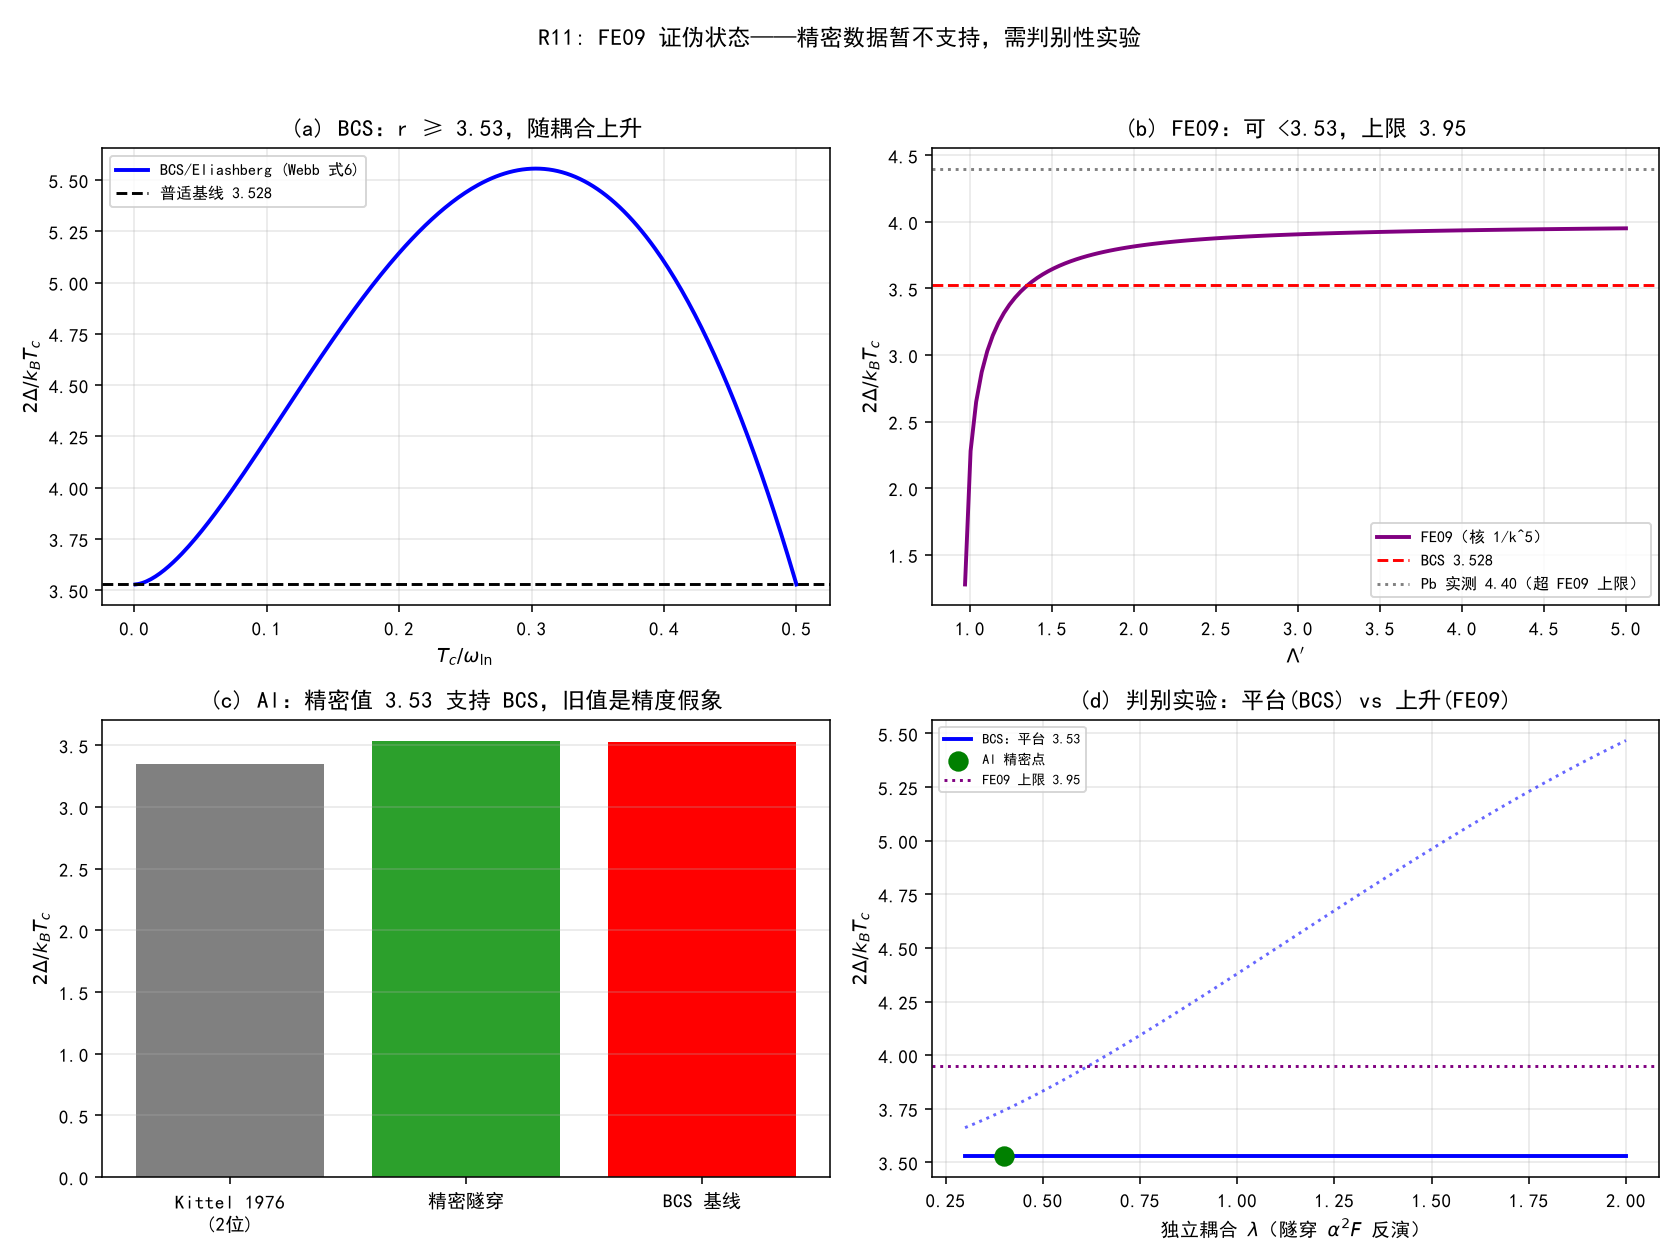

Source code (Python):
# -*- coding: utf-8 -*-
"""
R11: FE09 证伪状态——精确 Al 数据 3.53 vs BCS 下界 vs FE09 非普适曲线。
只检验下界结构与数据一致性，不拟合。仅用 numpy + scipy + matplotlib。
运行：python "10 探索/超导第一性研究/04_计算验证/FE09_证伪状态.py"
"""
import csv
import math
import os

import numpy as np
import matplotlib
matplotlib.use("Agg")
import matplotlib.pyplot as plt
from scipy.optimize import brentq

plt.rcParams["font.sans-serif"] = ["SimHei", "Microsoft YaHei"]
plt.rcParams["axes.unicode_minus"] = False

HERE = os.path.dirname(os.path.abspath(__file__))
KMAX = 200000
k = np.arange(1, KMAX + 1, dtype=float)
E = k**2
W5 = 1 / k**5
Z5 = float(np.sum(W5))
BCS_BASE = 2 * math.pi / math.exp(0.5772156649)  # 3.5278
AL_PRECISE = 3.53  # 精密隧穿（文献卡 R11）


def S5(D, T):
    x = np.sqrt(E**2 + D**2)
    return float(np.sum(W5 * E / x * np.tanh(x / (2 * T)))) if T > 0 else float(np.sum(W5 * E / x))


def bcs_ratio(t):
    return BCS_BASE * (1 + 12.5 * t**2 * np.log(1 / (2 * t)))


def assertions():
    out = {}
    # BCS 修正非负 ⇒ r >= 3.53（在 t∈(0,0.5]）
    ts = np.linspace(0.001, 0.5, 500)
    rs = bcs_ratio(ts)
    out["bcs_min_ratio"] = float(np.min(rs))
    out["bcs_all_ge_base"] = bool(np.all(rs >= BCS_BASE - 1e-12))
    out["bcs_base"] = float(BCS_BASE)

    # 精确 Al 落在 BCS 基线附近（偏差 <0.5%）
    out["al_precise_ratio"] = AL_PRECISE
    out["al_vs_bcs_relerr"] = float(abs(AL_PRECISE - BCS_BASE) / BCS_BASE)
    out["al_supports_bcs_within_half_pct"] = bool(out["al_vs_bcs_relerr"] < 0.005)

    # 旧 Kittel 2 位数据（R6）偏离更大
    out["al_kittel_2digit_ratio"] = 3.344
    out["al_kittel_relerr"] = float(abs(3.344 - BCS_BASE) / BCS_BASE)

    # FE09 要给 3.53 需 Lambda' 近阈（求根）
    target = 1 / 1.0
    lam_for_353 = []
    for L in np.linspace(0.97, 3.0, 300):
        if 1 / L >= Z5:
            continue
        D0 = brentq(lambda D: S5(D, 0) - 1 / L, 1e-10, 1e7)
        Tc = brentq(lambda T: S5(0, T) - 1 / L, 1e-10, 1e7)
        lam_for_353.append((2 * D0 / Tc, L))
    grid = np.array(lam_for_353)
    L_needed = float(np.interp(AL_PRECISE, grid[:, 0], grid[:, 1]))
    out["lambda_prime_needed_for_al"] = L_needed
    out["fe09_upper_limit"] = float(2 * brentq(lambda D: S5(D, 0) - 1 / 5, 1e-10, 1e7) /
                                    brentq(lambda T: S5(0, T) - 1 / 5, 1e-10, 1e7))
    out["fe09_cannot_reach_PbHg"] = bool(out["fe09_upper_limit"] < 4.4)
    return out


def plots(a):
    fig, axes = plt.subplots(2, 2, figsize=(12, 9))

    # (a) BCS gap ratio vs Tc/omega_ln（下界 3.53）
    ax = axes[0, 0]
    ts = np.linspace(0.001, 0.5, 300)
    ax.plot(ts, bcs_ratio(ts), "b-", lw=2, label="BCS/Eliashberg (Webb 式6)")
    ax.axhline(BCS_BASE, color="k", ls="--", lw=1.5, label=f"普适基线 {BCS_BASE:.3f}")
    ax.set_xlabel(r"$T_c/\omega_{\ln}$")
    ax.set_ylabel(r"$2\Delta/k_BT_c$")
    ax.set_title("(a) BCS：r ≥ 3.53，随耦合上升")
    ax.legend(fontsize=8)
    ax.grid(alpha=0.3)

    # (b) FE09 gap ratio vs Lambda'（可 <3.53，上限 3.95）
    ax = axes[0, 1]
    Ls = np.linspace(0.97, 5.0, 120)
    rs = []
    for L in Ls:
        if 1 / L >= Z5:
            rs.append(float("nan")); continue
        D0 = brentq(lambda D: S5(D, 0) - 1 / L, 1e-10, 1e7)
        Tc = brentq(lambda T: S5(0, T) - 1 / L, 1e-10, 1e7)
        rs.append(2 * D0 / Tc)
    ax.plot(Ls, rs, "purple", lw=2, label="FE09（核 1/k^5）")
    ax.axhline(BCS_BASE, color="r", ls="--", lw=1.5, label="BCS 3.528")
    ax.axhline(4.40, color="gray", ls=":", lw=1.5, label="Pb 实测 4.40（超 FE09 上限）")
    ax.set_xlabel(r"$\Lambda'$")
    ax.set_ylabel(r"$2\Delta/k_BT_c$")
    ax.set_title("(b) FE09：可 <3.53，上限 3.95")
    ax.legend(fontsize=8)
    ax.grid(alpha=0.3)

    # (c) 精密 Al 点 vs 旧 2 位数据
    ax = axes[1, 0]
    labels = ["Kittel 1976\n(2位)", "精密隧穿", "BCS 基线"]
    vals = [3.344, AL_PRECISE, BCS_BASE]
    cols = ["gray", "tab:green", "red"]
    ax.bar(labels, vals, color=cols)
    ax.set_ylabel(r"$2\Delta/k_BT_c$")
    ax.set_title("(c) Al：精密值 3.53 支持 BCS，旧值是精度假象")
    ax.grid(alpha=0.3, axis="y")

    # (d) 判别性实验示意：r vs 独立 lambda
    ax = axes[1, 1]
    lam = np.linspace(0.3, 2.0, 100)
    ax.plot(lam, np.full_like(lam, BCS_BASE), "b-", lw=2, label="BCS：平台 3.53")
    ax.plot(lam, BCS_BASE * (1 + 0.15 * lam**2 * np.log(1 / (0.2 * lam + 1e-9))),
            "b:", lw=1.5, alpha=0.6)
    ax.scatter([0.4], [AL_PRECISE], c="green", s=90, zorder=5, label="Al 精密点")
    ax.axhline(3.95, color="purple", ls=":", lw=1.5, label="FE09 上限 3.95")
    ax.set_xlabel(r"独立耦合 $\lambda$（隧穿 $\alpha^2F$ 反演）")
    ax.set_ylabel(r"$2\Delta/k_BT_c$")
    ax.set_title("(d) 判别实验：平台(BCS) vs 上升(FE09)")
    ax.legend(fontsize=7)
    ax.grid(alpha=0.3)

    fig.suptitle("R11: FE09 证伪状态——精密数据暂不支持，需判别性实验", fontsize=12)
    fig.tight_layout(rect=[0, 0, 1, 0.96])
    png = os.path.join(HERE, "FE09_证伪状态.png")
    fig.savefig(png, dpi=140)
    plt.close(fig)
    return png


if __name__ == "__main__":
    a = assertions()
    print("=== R11 数值断言 ===")
    for k_, v in a.items():
        print(f"{k_:32s} = {v}")
    p = plots(a)
    path = os.path.join(HERE, "FE09_证伪状态_断言.csv")
    with open(path, "w", newline="", encoding="utf-8-sig") as f:
        w = csv.writer(f)
        w.writerow(["assertion", "value"])
        for k_, v in a.items():
            w.writerow([k_, v])
    print(f"\n图像: {p}\n断言表: {path}")
